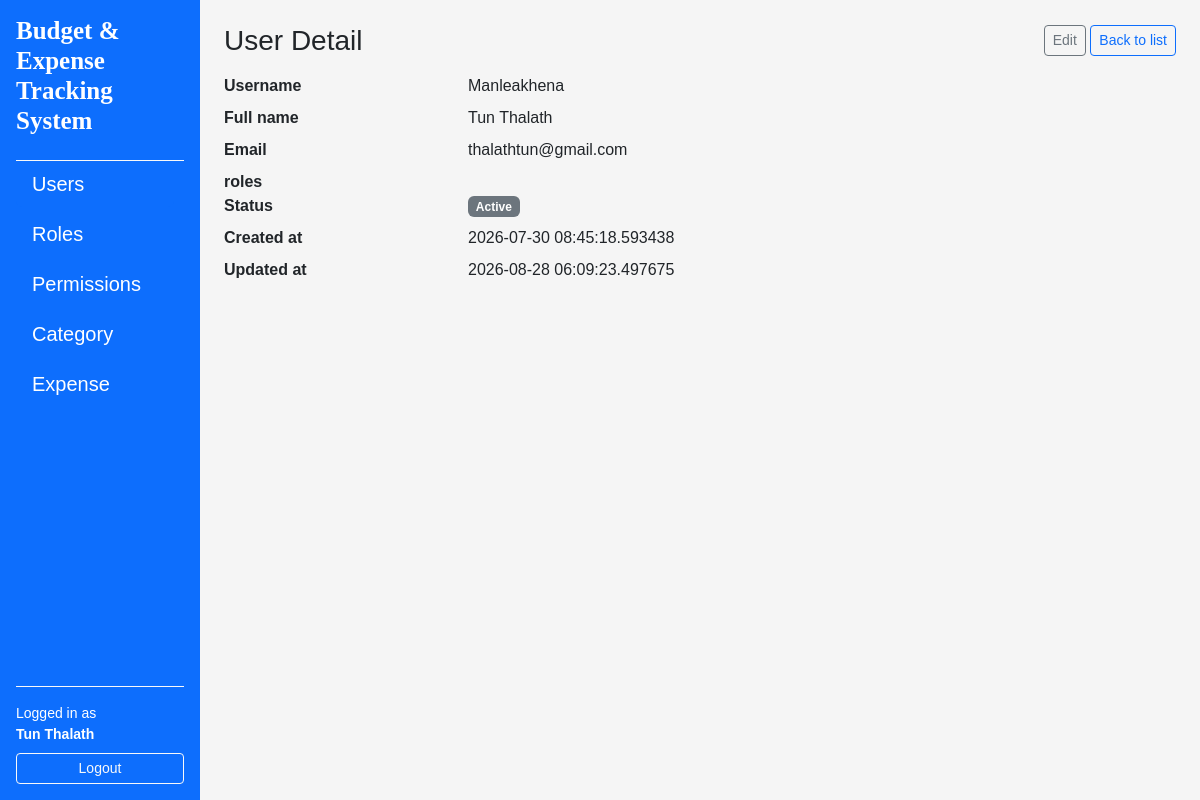
The app's page /users/2 (signed in) with its own data.
### app/models/user.py (models this page shows, shortened)
class User(UserMixin, db.Model):
    __tablename__ = "users"
    id = db.Column(db.Integer, primary_key=True)
    username = db.Column(db.String(80), unique=True, nullable=False)
    email = db.Column(db.String(120), unique=True, nullable=False)
    full_name = db.Column(db.String(120), nullable=False)
    is_active = db.Column(db.Boolean, default=True, nullable=False)
    password_hash = db.Column(db.String(255), nullable=False)
    created_at = db.Column(db.DateTime, default=datetime.utcnow, nullable=False)
    updated_at = db.Column(db.DateTime, default=datetime.utcnow, onupdate=datetime.utcnow, nullable=False)
    roles = db.relationship("Role", secondary=user_roles, back_populates="users")

### app/routes/user_routes.py (the view)
@user_bp.route("/<int:user_id>")
@login_required
def detail(user_id: int):
    user = UserService.get_by_id(user_id)
    if user is None:
        abort(404)
    return render_template("users/detail.html", user=user)

### app/services/user_services.py (called while the page is built)
    @staticmethod
    def get_by_id(user_id: int) -> Optional[User]:
        return User.query.get(user_id)

### app/templates/users/detail.html (shortened to what this page needs)
{% extends "layouts/base.html" %}
{% block content %}
<div class="d-flex justify-content-between align-items-center mb-3">
    <h1 class="h3 mb-0">User Detail</h1>
    <div>
        <a href="{{ url_for('users.edit', user_id=user.id) }}"
           class="btn btn-sm btn-outline-secondary">Edit</a>
        <a href="{{ url_for('users.index') }}"
           class="btn btn-sm btn-outline-primary">Back to list</a>
    </div>
</div>
<dl class="row">
    <dt class="col-sm-3">Username</dt>
    <dd class="col-sm-9">{{ user.username }}</dd>
    <dt class="col-sm-3">Full name</dt>
    <dd class="col-sm-9">{{ user.full_name }}</dd>
    <dt class="col-sm-3">Email</dt>
    <dd class="col-sm-9">{{ user.email }}</dd>
    <dt class="col-sm-3">roles</dt>
    <dd class="col-sm-9">{{ user.roles.name }}</dd>
    <dt class="col-sm-3">Status</dt>
    <dd class="col-sm-9">
        {% if user.is_active %}
        <span class="badge text-bg-secondary">Active</span>
        {% else %}
        <span class="badge text-bg-secondary">Inactive</span>
        {% endif %}
    </dd>
    <dt class="col-sm-3">Created at</dt>
    <dd class="col-sm-9">{{ user.created_at }}</dd>
    <dt class="col-sm-3">Updated at</dt>
    <dd class="col-sm-9">{{ user.updated_at }}</dd>
</dl>
{% endblock %}

### app/templates/layouts/base.html (shortened to what this page needs)
<!doctype html>
<html lang="en">
    <head>
        <link href="https://cdn.jsdelivr.net/npm/bootstrap@5.3.8/dist/css/bootstrap.min.css" rel="stylesheet" />
        <link rel="stylesheet" href="https://cdnjs.cloudflare.com/ajax/libs/font-awesome/4.7.0/css/font-awesome.min.css">
        <link rel="stylesheet" href="{{ url_for('static', filename='css/style.css') }} " />
    </head>
    <body>
        <div class="container-fluid">
            <div class="row min-vh-100">
                {% if current_user.is_authenticated %}
                <nav class="col-12 col-md-3 col-lg-2 bg-primary text-white d-flex flex-column p-3">
                    <h5 class="mb-4 title">Budget & Expense Tracking System</h5>
                    <div class="flex-grow-1 overflow-auto border-top border-light">
                        <ul class="nav nav-pills flex-column gap-1">
                            <li class="nav-item">
                                <a href="{{ url_for('users.index') }}"
                                class="nav-link text-white {% if request.blueprint == 'users' %}active{% endif %}">
                                    Users
                                </a>
                            </li>
                            <li class="nav-item">
                                <a href="{{ url_for('roles.index') }}"
                                class="nav-link text-white {% if request.blueprint == 'roles' %}active{% endif %}">
                                    Roles
                                </a>
                            </li>
                            <li class="nav-item">
                                <a href="{{ url_for('permissions.index') }}"
                                class="nav-link text-white {% if request.blueprint == 'permissions' %}active{% endif %}">
                                    Permissions
                                </a>
                            </li>
                            <li class="nav-item">
                                <a href="{{ url_for('categories.index') }}"
                                class="nav-link text-white {% if request.blueprint == 'categories' %}active{% endif %}">
                                    Category
                                </a>
                            </li>
                            <li class="nav-item">
                                <a href="{{ url_for('expenses.index') }}"
                                class="nav-link text-white {% if request.blueprint == 'expenses' %}active{% endif %}">
                                    Expense
                                </a>
                            </li>
                        </ul>
                    </div>
                    <div class="mt-auto pt-3 border-top border-light">
                        {% if current_user.is_authenticated %}
                            <div class="small mb-2">
                                Logged in as<br>
                                <strong>{{ current_user.full_name }}</strong>
                            </div>
                            <a href="{{ url_for('auth.logout') }}"
                            class="btn btn-outline-light btn-sm w-100">
                                Logout
                            </a>
                        {% else %}
                            <a href="{{ url_for('auth.login') }}"
                            class="btn btn-outline-light btn-sm w-100">
                                Login
                            </a>
                        {% endif %}
                    </div>
                </nav>
                {% endif %}
                <main class="col-12 col-md-9 col-lg-10 p-4">
                    {% block content %}{% endblock %}
                </main>
            </div>
        </div>
    </body>
</html>

### app/static/css/style.css (style rules this page uses)
body { background-color: #f5f5f5; font-family: Arial; }
nav a { margin-right: 10px; }
.title { font-family: 'Times New Roman', Times, serif; font-weight: 700; font-size: 25px; }
.nav-item { font-size: 20px; }

### records on screen
User: full_name "Tun Thalath"
User: username "Manleakhena", full_name "Tun Thalath", email "thalathtun@gmail.com", created_at "2026-07-30 08:45:18.593438", updated_at "2026-08-28 06:09:23.497675"
